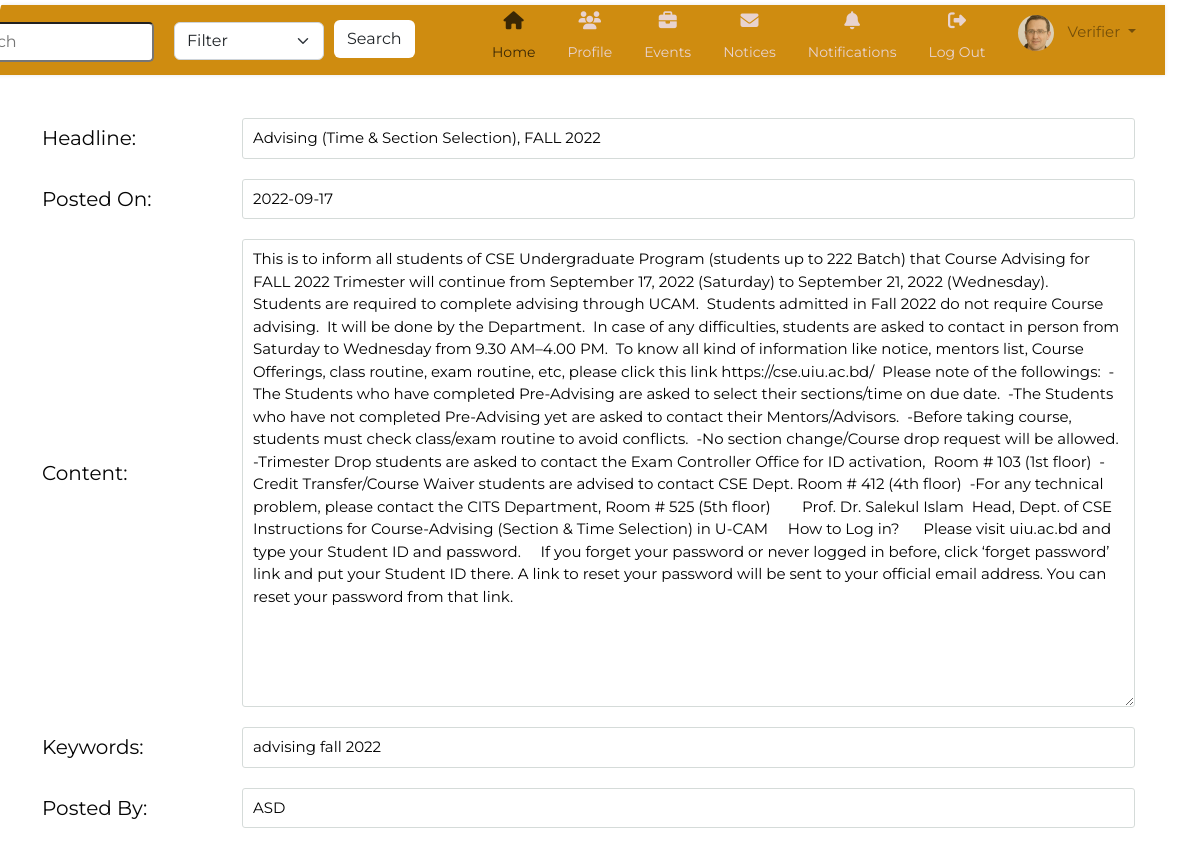
The page /view_specific_notice.php?n_id=5 (signed in) on the database its author committed.
### tables this page shows
CREATE TABLE `notices` (
  `n_id` int(20) NOT NULL,
  `name` varchar(50) NOT NULL,
  `content` varchar(2000) NOT NULL,
  `post_date` date NOT NULL,
  `keywords` varchar(200) NOT NULL,
  `v_id` varchar(20) NOT NULL
);

### view_specific_notice.php (the view, shortened to what this page needs)
<?php
include('db_connect.php');
if(isset($_SESSION['username'])){
  $username=mysqli_real_escape_string($conn,$_SESSION['username']);
}
else{
  header("HTTP/1.0 404 Not Found");
  echo "<h1>404 Not Found</h1>";
  echo "The page that you have requested could not be found.";
  exit();
}
if(isset($_GET['n_id'])){
    $notice_id=mysqli_real_escape_string($conn,$_GET['n_id']);
    $sql="SELECT *
          FROM notices
          WHERE n_id = '$notice_id'";
    $result=mysqli_query($conn,$sql);
    $notice=mysqli_fetch_assoc($result);
}
?>
<!DOCTYPE html>
<html lang="en">
  <head>
    <link rel="stylesheet" href="styles.css">
    <link rel="stylesheet" href="style.css">
    <link href="css/main.css" rel="stylesheet">
    <link href="nav.css" rel="stylesheet">
    <link rel="stylesheet" href="css/fontawesome/css/fontawesome.min.css" >
    <link
      href="https://cdn.jsdelivr.net/npm/bootstrap@5.2.0/dist/css/bootstrap.min.css"
      rel="stylesheet"
    />
    <link rel="stylesheet" href="https://cdnjs.cloudflare.com/ajax/libs/font-awesome/4.7.0/css/font-awesome.min.css">
    <link
      rel="stylesheet"
      href="https://cdnjs.cloudflare.com/ajax/libs/font-awesome/6.1.2/css/all.min.css"
    />
  </head>
  <body>
  <div class="site-nav">
            <nav class="navbar navbar-expand-xl"style="position:relative; left:-35px ; width: 1350px; Background-color:#cf8c10;">
	<a href="#" class="navbar-brand"style="position:relative; left:15px ;"><i class="fa fa-cube"></i>UIU<b>SAT</b></a>
	<div id="navbarCollapse" class="collapse navbar-collapse justify-content-start">
    <form method="POST">
      <div class="search">
      <input type="text" name="searchtext" id="search" placeholder="Search" style="position:relative; top: 40px; width: 200px; left:-50px; padding:6px; border-radius:5px;">
        <select class="form-select" name="searchtype" aria-label="Default select example" style="position:relative; left: 170px; width: 150px">
          <option selected>Filter</option>
        </select>
        <button name="submitsearch" class="btn" style="position:relative; top: -40px; left: 330px; background-color:#FFF; ">Search</button>
      </div>
    </form>
		<div class="navbar-nav ml-auto" style="position:relative; left:280px">
    <?php
      if(strlen($username)==9 && is_numeric($username)){
      ?>
        <a href="studenthome.php" class="nav-item nav-link active"><i class="fa fa-home"></i><span>Home</span></a>
      <?php
      }
      else{
      ?>
        <a href="teacherhome.php" class="nav-item nav-link active"><i class="fa fa-home"></i><span>Home</span></a>
      <?php
      }
    ?>
			<a href="profile.php" class="nav-item nav-link"><i class="fa fa-users"></i><span>Profile</span></a>
			<a href="view_all_events.php" class="nav-item nav-link"><i class="fa fa-briefcase"></i><span>Events</span></a>
			<a href="view_all_notices.php" class="nav-item nav-link"><i class="fa fa-envelope"></i><span>Notices</span></a>
			<a href="notification.php" class="nav-item nav-link"><i class="fa fa-bell"></i><span>Notifications</span></a>
      <a href="logout.php" class="nav-item nav-link"><i class="fa-solid fa-right-from-bracket"></i><span>Log Out</span></a>
			<?php
        if (strlen($username) == 9 && is_numeric($username)) {
        ?>
          <div class="nav-item dropdown">
            <a href="profile.php" data-toggle="dropdown" class="nav-item nav-link dropdown-toggle user-action"><img src="images/student.jpg" class="avatar" alt="Avatar"> Student </a>
          </div>
        <?php
        }
        else {
        ?>
          <div class="nav-item dropdown">
            <a href="profile.php" data-toggle="dropdown" class="nav-item nav-link dropdown-toggle user-action"><img src="images/verifier.jpg" class="avatar" alt="Avatar"> Verifier </a>
          </div>
        <?php
        }
        ?>
	</div>
</nav>
          </div>
<div class="wrapper">
    <div class="form">
    <div class="container">
  <div id="carouselExampleDark" class="carousel carousel-dark slide" data-bs-ride="carousel">
    <div class="carousel-inner ">
      <br></br>
    </div>
</div>
    <div class="inputfield">
        <label>Headline: </label>
        <input type="text" class="input" value="<?php echo $notice['name']; ?>" name="noticename" readonly>
    </div>
    <div class="inputfield">
        <label>Posted On: </label>
        <input type="text" class="input" value="<?php echo $notice['post_date']; ?>" name="noticepostdate" readonly>
    </div>
    <div class="inputfield">
        <label>Content: </label>
        <textarea type="text" rows="20" cols="50" class="input" name="noticecontent" readonly><?php echo $notice['content']; ?>
        </textarea>
    </div>
    <div class="inputfield">
        <label>Keywords: </label>
        <input type="text" class="input" value="<?php echo $notice['keywords']; ?>" name="noticekeywords" readonly>
    </div>
    <div class="inputfield">
        <label>Posted By: </label>
        <input type="text" class="input" value="<?php echo $notice['v_id']; ?>" name="noticeverifier" readonly>
    </div>
</div>
</div>
</body>
</html>

### styles.css (style rules this page uses)
* { margin: 0; padding: 0; box-sizing: border-box; font-family: 'Montserrat', sans-serif; }
body { background: #eae9e6; padding: 1 5px; }
.wrapper { max-width: 1200px; width: 100%; background: #fff; margin: 14px auto; box-shadow: 0px px 0px rgba(0,0,0,0.125); padding: 30px; }
.wrapper .form { width: 100%; }
.wrapper .form .inputfield { margin-bottom: 20px; display: flex; align-items: center; }
.wrapper .form .inputfield label { width: 200px; color: #050505; margin-right: 0px; font-size: 20px; }
.wrapper .form .inputfield .input, .wrapper .form .inputfield .textarea { width: 80%; outline: none; border: 1px solid #d5dbd9; font-size: 15px; padding: 8px 10px; border-radius: 3px; transition: all 0.3s ease; }
.wrapper .form .inputfield:last-child { margin-bottom: 0; }

### style.css (style rules this page uses)
* { box-sizing: border-box; }
body { margin: 0; font-family: Arial, Helvetica, sans-serif; border-radius: 10px; }

### css/main.css (style rules this page uses)
html { scroll-behavior: smooth; }
html, body { overflow-x: hidden; }
.container { max-width: 1140px; }
.nav-link { padding: 0; font-size: 1rem; line-height: 2.5rem; color: inherit; opacity: 0.8; }
.nav-item + .nav-item { margin-left: 1rem; }
@media (min-width: 48em) { .site-nav { float: right; } }

### nav.css (style rules this page uses)
.navbar { color: #fff; background: #cf8c10 !important; padding: 5px 16px; border-radius: 0; border: none; box-shadow: 0 0 4px rgba(0,0,0,.1); position: relative; left: 110px; width: 1300px; height: 70px; top: 5px; }
.navbar img { border-radius: 50%; width: 36px; height: 36px; margin-right: 10px; }
.navbar .navbar-brand { color: #efe5ff; padding-left: 0; padding-right: 50px; font-size: 24px; }
.navbar .nav-item i { font-size: 18px; }
.navbar .nav-item span { position: relative; top: 3px; }
.navbar .navbar-nav > a { color: #efe5ff; padding: 8px 15px; font-size: 14px; }
.navbar .navbar-nav > a > i { display: block; text-align: center; }
.navbar .navbar-nav .user-action { padding: 9px 15px; font-size: 15px; }

### rows shown on the page
notices: noticename "Advising (Time & Section Selection), FALL 2022", noticepostdate "2022-09-17", noticecontent "This is to inform all students of CSE Undergraduate Program (students up to 222 Batch) that Course Advising for FALL 2022 Trimester will continue from September 17, 2022 (Saturday) to September 21, 2022 (Wednesday). Students are required to complete advising through UCAM. Students admitted in Fall 2022 do not require Course advising. It will be done by the Department. In case of any difficulties, students are asked to contact in person from Saturday to Wednesday from 9.30 AM–4.00 PM. To know all kind of information like notice, mentors list, Course Offerings, class routine, exam routine, etc, please click this link https://cse.uiu.ac.bd/ Please note of the followings: -The Students who have…", noticekeywords "advising fall 2022", noticeverifier "ASD"
